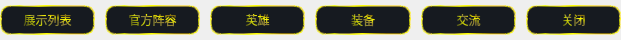
<?xml version="1.0" encoding="UTF-8"?>
<ui version="4.0">
 <class>MainWindow</class>
 <widget class="QMainWindow" name="MainWindow">
  <property name="windowModality">
   <enum>Qt::NonModal</enum>
  </property>
  <property name="enabled">
   <bool>true</bool>
  </property>
  <property name="geometry">
   <rect>
    <x>0</x>
    <y>0</y>
    <width>621</width>
    <height>40</height>
   </rect>
  </property>
  <property name="minimumSize">
   <size>
    <width>0</width>
    <height>40</height>
   </size>
  </property>
  <property name="font">
   <font>
    <family>Arial</family>
    <pointsize>12</pointsize>
   </font>
  </property>
  <property name="cursor">
   <cursorShape>PointingHandCursor</cursorShape>
  </property>
  <property name="acceptDrops">
   <bool>false</bool>
  </property>
  <property name="windowTitle">
   <string>MainWindow</string>
  </property>
  <property name="autoFillBackground">
   <bool>false</bool>
  </property>
  <property name="styleSheet">
   <string notr="true">QPushButton{
	color: qconicalgradient(cx:0, cy:0, angle:135, stop:0 rgba(255, 255, 0, 69), stop:0.375 rgba(255, 255, 0, 69), stop:0.423533 rgba(251, 255, 0, 145), stop:0.45 rgba(247, 255, 0, 208), stop:0.477581 rgba(255, 244, 71, 130), stop:0.518717 rgba(255, 218, 71, 130), stop:0.55 rgba(255, 255, 0, 255), stop:0.57754 rgba(255, 203, 0, 130), stop:0.625 rgba(255, 255, 0, 69), stop:1 rgba(255, 255, 0, 69));
	border: 2px solid qconicalgradient(cx:0, cy:0, angle:135, stop:0 rgba(255, 255, 0, 69), stop:0.375 rgba(255, 255, 0, 69), stop:0.423533 rgba(251, 255, 0, 145), stop:0.45 rgba(247, 255, 0, 208), stop:0.477581 rgba(255, 244, 71, 130), stop:0.518717 rgba(255, 218, 71, 130), stop:0.55 rgba(255, 255, 0, 255), stop:0.57754 rgba(255, 203, 0, 130), stop:0.625 rgba(255, 255, 0, 69), stop:1 rgba(255, 255, 0, 69));   
	background-color: rgb(22,26,32);
	ridge:ridge;
	padding: 4px;
	border-radius:10px;
	
	font: 75 14pt &quot;微软雅黑&quot;;
}
QPushButton:hover {
	color: rgb(255, 255, 255);
	border: 2px solid qradialgradient(spread:pad, cx:0.5, cy:0.5, radius:0.5, fx:0.5, fy:0.5, stop:0 rgba(0, 0, 0, 255), stop:0.19397 rgba(0, 0, 0, 255), stop:0.202312 rgba(122, 97, 0, 255), stop:0.495514 rgba(76, 58, 0, 255), stop:0.504819 rgba(255, 255, 255, 255), stop:0.79 rgba(255, 255, 255, 255), stop:1 rgba(255, 158, 158, 255));   
}




 

</string>
  </property>
  <widget class="QWidget" name="centralwidget">
   <layout class="QHBoxLayout" name="horizontalLayout">
    <property name="spacing">
     <number>10</number>
    </property>
    <property name="leftMargin">
     <number>0</number>
    </property>
    <property name="topMargin">
     <number>0</number>
    </property>
    <property name="rightMargin">
     <number>0</number>
    </property>
    <property name="bottomMargin">
     <number>0</number>
    </property>
    <item>
     <widget class="QPushButton" name="bt_zdlb">
      <property name="text">
       <string>展示列表</string>
      </property>
     </widget>
    </item>
    <item>
     <widget class="QPushButton" name="bt_gfzr">
      <property name="enabled">
       <bool>true</bool>
      </property>
      <property name="text">
       <string>官方阵容</string>
      </property>
      <property name="autoDefault">
       <bool>false</bool>
      </property>
      <property name="default">
       <bool>false</bool>
      </property>
      <property name="flat">
       <bool>false</bool>
      </property>
     </widget>
    </item>
    <item>
     <widget class="QPushButton" name="bt_yx">
      <property name="enabled">
       <bool>true</bool>
      </property>
      <property name="text">
       <string>英雄</string>
      </property>
      <property name="autoDefault">
       <bool>false</bool>
      </property>
      <property name="default">
       <bool>false</bool>
      </property>
      <property name="flat">
       <bool>false</bool>
      </property>
     </widget>
    </item>
    <item>
     <widget class="QPushButton" name="bt_zb">
      <property name="enabled">
       <bool>true</bool>
      </property>
      <property name="text">
       <string>装备</string>
      </property>
      <property name="autoDefault">
       <bool>false</bool>
      </property>
      <property name="default">
       <bool>false</bool>
      </property>
      <property name="flat">
       <bool>false</bool>
      </property>
     </widget>
    </item>
    <item>
     <widget class="QPushButton" name="bt_ds">
      <property name="text">
       <string>交流</string>
      </property>
     </widget>
    </item>
    <item>
     <widget class="QPushButton" name="bt_gb">
      <property name="enabled">
       <bool>true</bool>
      </property>
      <property name="text">
       <string>关闭</string>
      </property>
      <property name="autoDefault">
       <bool>false</bool>
      </property>
      <property name="default">
       <bool>false</bool>
      </property>
      <property name="flat">
       <bool>false</bool>
      </property>
     </widget>
    </item>
   </layout>
  </widget>
 </widget>
 <resources/>
 <connections/>
</ui>
